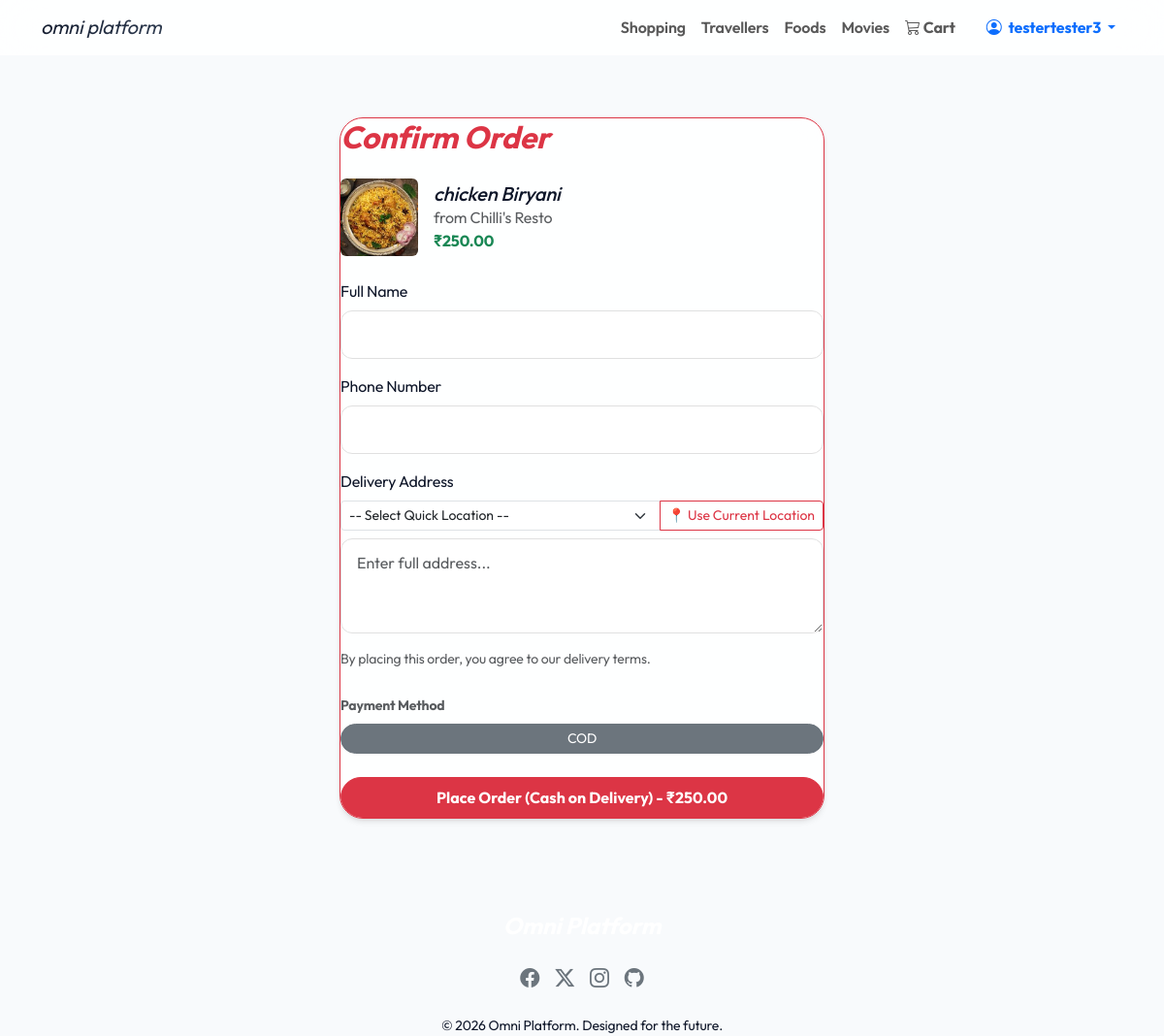
Page /foods/order/1/ (signed in) on the committed database.
### foods/models.py (models this page shows, shortened)
class MenuItem(models.Model):
    restaurant = models.ForeignKey(Restaurant, related_name='menu', on_delete=models.CASCADE)
    name = models.CharField(max_length=200)
    description = models.TextField(blank=True)
    price = models.DecimalField(max_digits=8, decimal_places=2)
    image = models.ImageField(upload_to='menu_items/', blank=True, null=True)

class Restaurant(models.Model):
    name = models.CharField(max_length=200)
    address = models.TextField()
    image = models.ImageField(upload_to='restaurants/', blank=True, null=True)
    rating = models.DecimalField(max_digits=3, decimal_places=1, default=0.0)

### foods/views.py (the view, shortened to what this page needs)
# urls.py: path('order/<int:pk>/', views.order_food, name='order_food'),
@login_required
def order_food(request, pk):
    item = get_object_or_404(MenuItem, pk=pk)
    prev_addresses = get_previous_addresses(request.user) if request.user.is_authenticated else []
    return render(request, 'foods/order_food.html', {'item': item, 'prev_addresses': prev_addresses})

### foods/views.py (called while the page is built)
def get_previous_addresses(user):
    return FoodOrder.objects.filter(user=user).values_list('delivery_address', flat=True).distinct().order_by('-created_at')[:5]

### templates/foods/order_food.html (shortened to what this page needs)
{% extends 'base.html' %}
{% block content %}
<div class="container d-flex align-items-center justify-content-center py-5">
    <div class="glass-card border-danger" style="width: 100%; max-width: 500px;">
        <h2 class="fw-bold mb-4 text-danger">Confirm Order</h2>
        <div class="d-flex align-items-center mb-4">
            {% if item.image %}
            <img src="{{ item.image.url }}" class="rounded me-3" style="width: 80px; height: 80px; object-fit: cover;">
            {% endif %}
            <div>
                <h5 class="mb-0">{{ item.name }}</h5>
                <p class="text-muted mb-0">from {{ item.restaurant.name }}</p>
                <p class="text-success fw-bold mb-0">₹{{ item.price }}</p>
            </div>
        </div>
        <form method="post">
            <div class="mb-3">
                <label for="delivery_name" class="form-label">Full Name</label>
                <input type="text" name="delivery_name" id="delivery_name" class="form-control" required>
            </div>
            <div class="mb-3">
                <label for="delivery_phone" class="form-label">Phone Number</label>
                <input type="tel" name="delivery_phone" id="delivery_phone" class="form-control" required>
            </div>
            <div class="mb-3">
                <label for="delivery_address" class="form-label">Delivery Address</label>
                <div class="input-group mb-2">
                    <select class="form-select form-select-sm" id="location_preset" onchange="document.getElementById('delivery_address').value = this.value">
                        <option value="" selected disabled>-- Select Quick Location --</option>
                    </select>
                    <button type="button" class="btn btn-outline-danger btn-sm" onclick="getLocation()">📍 Use Current Location</button>
                </div>
                <textarea name="delivery_address" id="delivery_address" class="form-control" rows="3" required placeholder="Enter full address..."></textarea>
            </div>
            <p class="text-muted small mb-4">By placing this order, you agree to our delivery terms.</p>
            <div class="mb-4">
                <label class="form-label fw-bold small text-muted">Payment Method</label>
                <div class="row g-2">
                    <div class="col-6">
                        <label class="btn btn-outline-secondary w-100 rounded-pill btn-sm" for="pay_cod">COD</label>
                    </div>
                </div>
            </div>
            <button type="submit" id="submit_btn" class="btn btn-danger w-100 rounded-pill py-2 fw-bold">Place Order - ₹{{ item.price }}</button>
        </form>
    </div>
</div>
{% endblock %}

### templates/base.html (shortened to what this page needs)
<!DOCTYPE html>
<html lang="en">
<head>
    <link href="https://cdn.jsdelivr.net/npm/bootstrap@5.3.0/dist/css/bootstrap.min.css" rel="stylesheet">
    <link rel="stylesheet" href="https://cdn.jsdelivr.net/npm/bootstrap-icons@1.11.0/font/bootstrap-icons.css">
    <link rel="stylesheet" href="/static/css/style.css">
</head>
<body>
<nav class="navbar navbar-expand-lg navbar-light sticky-top glass-navbar">
    <div class="container">
        <a class="navbar-brand text-gradient fst-italic text-lowercase" href="{% url 'home' %}">omni platform</a>
        <div class="collapse navbar-collapse" id="navbarNav">
            <ul class="navbar-nav ms-auto">
                <li class="nav-item"><a class="nav-link fw-semibold" href="{% url 'product_list' %}">Shopping</a></li>
                <li class="nav-item"><a class="nav-link fw-semibold" href="{% url 'bus_list' %}">Travellers</a></li>
                <li class="nav-item"><a class="nav-link fw-semibold" href="{% url 'restaurant_list' %}">Foods</a></li>
                <li class="nav-item"><a class="nav-link fw-semibold" href="{% url 'movie_list' %}">Movies</a></li>
                <li class="nav-item d-none d-lg-block">
                    <a class="nav-link text-accent fw-bold" href="{% url 'cart_view' %}">
                        <i class="bi bi-cart3"></i> Cart
                    </a>
                </li>
                {% if user.is_authenticated %}
                <li class="nav-item dropdown ms-lg-3">
                    <a class="nav-link dropdown-toggle text-primary fw-bold" href="#" id="navbarDropdown" role="button" data-bs-toggle="dropdown" aria-expanded="false">
                        <i class="bi bi-person-circle me-1"></i> {{ user.username }}
                    </a>
                </li>
                {% else %}
                <li class="nav-item ms-lg-3"><a class="nav-link" href="{% url 'login' %}">Login</a></li>
                <li class="nav-item ms-lg-2"><a class="btn btn-premium" href="{% url 'register' %}">Sign Up</a></li>
                {% endif %}
            </ul>
        </div>
    </div>
</nav>
<main>
    {% block content %}{% endblock %}
</main>
<footer>
    <div class="container text-center">
        <h4 class="text-white fw-bold mb-4">Omni Platform</h4>
        <div class="d-flex justify-content-center gap-3 mb-4 fs-5">
            <a href="#" class="text-secondary"><i class="bi bi-facebook"></i></a>
            <a href="#" class="text-secondary"><i class="bi bi-twitter-x"></i></a>
            <a href="#" class="text-secondary"><i class="bi bi-instagram"></i></a>
            <a href="#" class="text-secondary"><i class="bi bi-github"></i></a>
        </div>
        <p class="mb-0 small">&copy; 2026 Omni Platform. Designed for the future.</p>
    </div>
</footer>
</body>
</html>

### static/css/style.css (style rules this page uses)
:root { --primary-gradient: linear-gradient(135deg, #0f172a, #334155); --accent-gradient: linear-gradient(135deg, #e52e71, #8e2de2); --glass-bg: rgba(255, 255, 255, 0.85); --glass-border: rgba(255, 255, 255, 0.5); --card-shadow: 0 4px 6px -1px rgba(0, 0, 0, 0.1), 0 2px 4px -1px rgba(0, 0, 0, 0.06); --accent-color: #2563eb; --text-main: #0f172a; --text-muted: #475569; --bg-main: #f8fafc; --nav-height: 72px; --bottom-nav-height: 70px; }
body { background-color: var(--bg-main); font-family: 'Outfit', 'Inter', sans-serif; min-height: 100vh; display: flex; flex-direction: column; color: var(--text-main); letter-spacing: -0.01em; }
h1, h2, h3, h4, h5, h6 { font-style: italic; }
.glass-navbar { background: var(--glass-bg) !important; backdrop-filter: blur(20px); -webkit-backdrop-filter: blur(20px); border-bottom: 1px solid var(--glass-border); transition: all 0.4s cubic-bezier(0.165, 0.84, 0.44, 1); }
.glass-card { background: var(--glass-bg); backdrop-filter: blur(15px); -webkit-backdrop-filter: blur(15px); border: 1px solid var(--glass-border); border-radius: 24px; box-shadow: var(--card-shadow); transition: transform 0.3s ease, box-shadow 0.3s ease; overflow: hidden; }
.text-gradient { background: var(--primary-gradient); -webkit-background-clip: text; background-clip: text; -webkit-text-fill-color: transparent; }
main { flex-grow: 1; padding-bottom: 100px; }
@media (min-width: 992px) { main { padding-bottom: 3rem; } }
.form-control { border-radius: 12px; padding: 12px 16px; border: 1px solid #e0e0e0; background: #fff; transition: all 0.3s ease; }

### rows in the picture
MenuItem: image (picture), name "chicken Biryani", restaurant.name "Chilli's Resto", price "250.00"

### other values in the picture
{{ user.username }} "testertester3"
